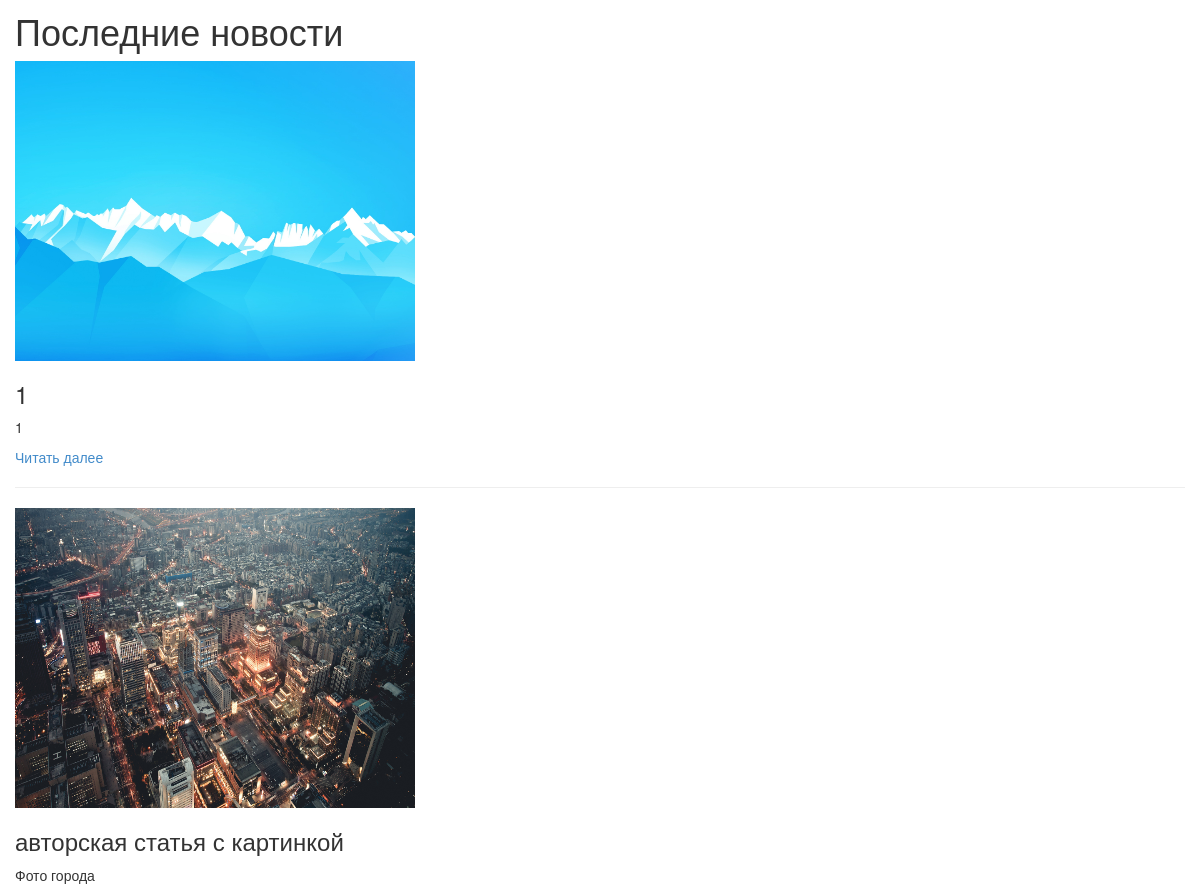
Before: / (middle part) with the older database file.
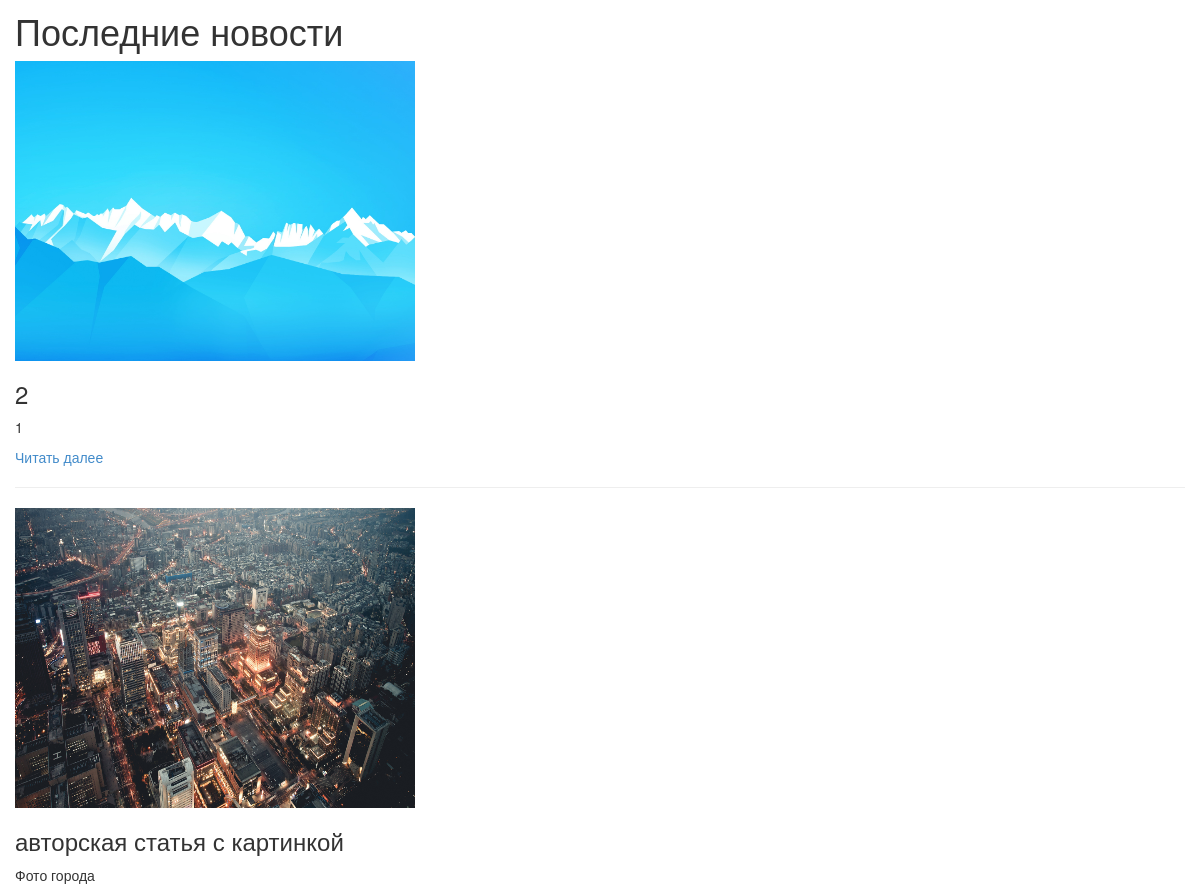
After: the same page with the newer database file.
### app/models.py (models this page shows, shortened)
class Blog(models.Model):
    title = models.CharField(max_length=100, unique_for_date="posted", verbose_name="Заголовок")
    description = models.TextField(verbose_name="Краткое содержание")
    content = models.TextField(verbose_name="Полное содержание")
    posted = models.DateTimeField(default=datetime.now(), db_index=True, verbose_name="Опубликована")
    author = models.ForeignKey(User, null=True, blank=True, on_delete = models.SET_NULL, verbose_name = "Автор")
    image = models.FileField(default='temp.jpg', verbose_name='Путь к картинке')
    class Meta:
        db_table = "Posts" # имя таблицы для модели
        ordering = ["-posted"] # порядок сортировки данных в модели ("-" означает по убыванию)
        verbose_name = "статья блога" # имя, под которым модель будет отображаться в административном разделе (для одной статьи блога)
        verbose_name_plural = "статьи блога" # тоже для всех статей блога

### app/views.py (the view)
# urls.py: path('', views.home, name='home'),
def home(request):
    last_posts = Blog.objects.all().order_by('-posted')[:3]
    assert isinstance(request, HttpRequest)
    return render(
        request,
        'app/index.html',
        {
            'title':'Домашняя страница',
            'last_posts': last_posts,
            'year':datetime.now().year,
        }
    )

### app/templates/app/index.html (shortened to what this page needs)
﻿{% extends "app/layout.html" %}
{% block content %}
{% load staticfiles %}
<div class="row">
    <h1>Последние новости</h1>
    {% for post in last_posts %}
    {% if post.image and post.image.url != '/media/temp.jpg' %}
    <img src="{{ post.image.url }}" alt=" Картинка статьи блога" width="400" height="300" />
    {% endif %}
    <h3> {{post.title}} </h3>
    <p> {{post.content|linebreaksbr}} </p>
    <p><a href="{% url 'blogpost' parametr=post.id %}"> Читать далее </a> </p>
    <hr />
    {% endfor %}
</div>
{% endblock %}

Changed rows visible on the page:
changed Blog (number 1 of 2 on the later page): title "1" → "2"
